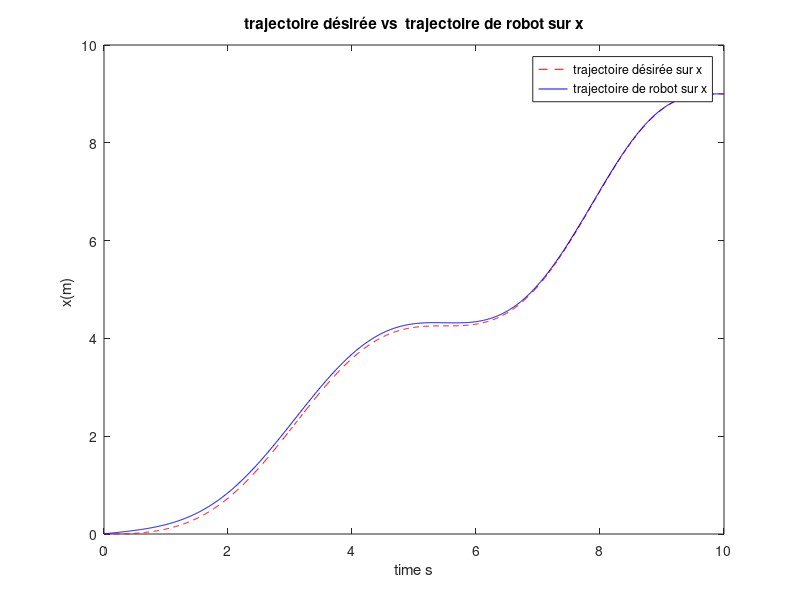
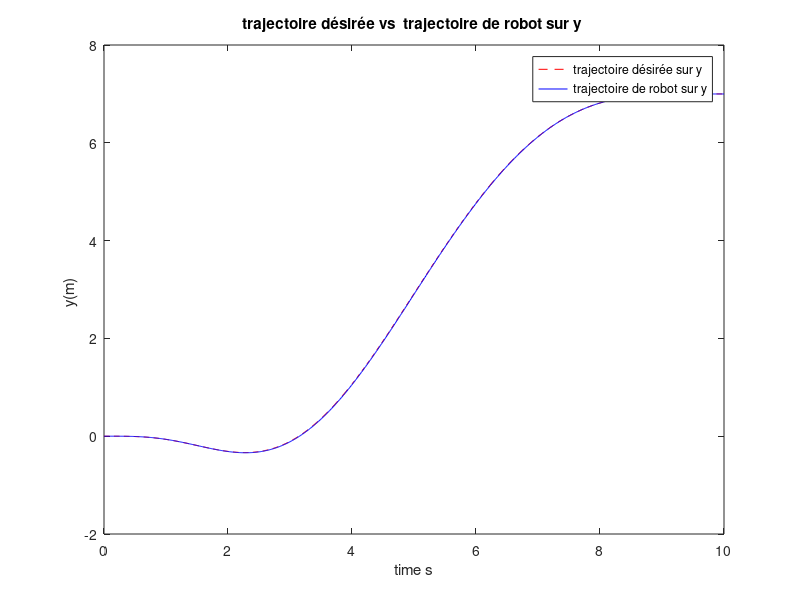
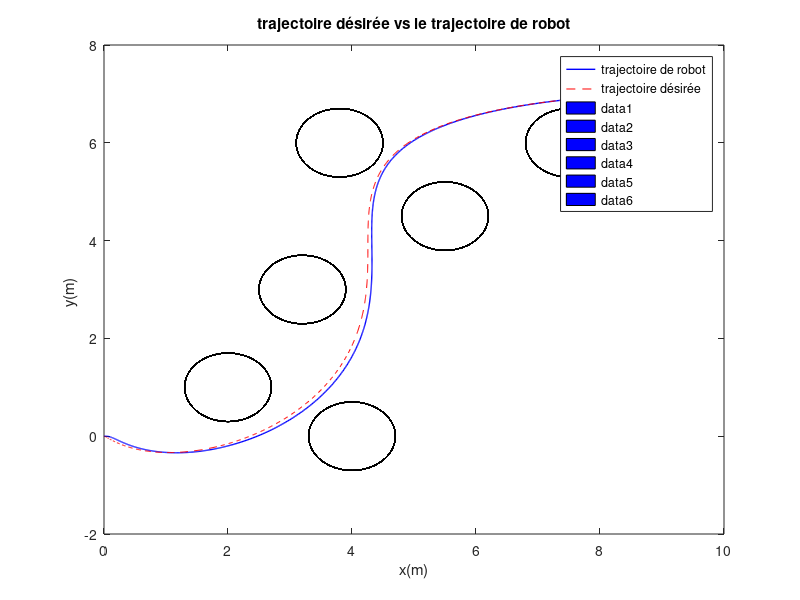
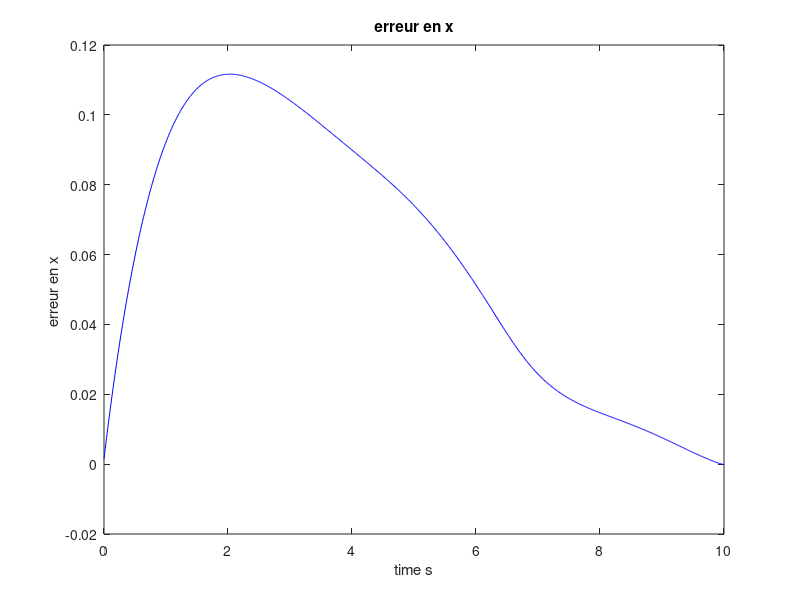

Write MATLAB code to recreate these figures, in order.
clear all
close all
clc
xi=0;xf=5;yi=0;yf=0.01;x=0;y=0;v=0.15;T=10;l=0.1;omega=0;
nu=1;h=0.01;theta=pi/2;phi=0;k1=0.25;k2=1;
t=0:0.01:20;

g=9.81 
x=0;y=0;z=0;T=10;u1p=0;xp=0;yp=0;zp=0;thetap=0;phip=0,u1=g*0.425;u2=0;u3=0;Iy=0.002985236;Ix=0.002237568;m=0.425;
Te=0.01;theta=0;phi=0;k11=0;k12=0;k21=0;k22=0;k23=0;k24=0;k31=0;k32=0;k33=0;k34=0;tf=10;

t=0:Te:T;

Px0=0 ; Px1=0 ; Px2=0 ; Px3=1 ; Px4= 0 ; Px5=11.6532 ; Px6= 7.0979 ; Px7=-6.3543 ; Px8= 8.0 ; Px9= 9 ; Px10= 9.0000 ; Px11= 9.0000 ; 
Py0=0; Py1=0; Py2=0; Py3=0; Py4=-5; Py5=5.2719; Py6=2.5352; Py7=7.2342; Py8=7; Py9=7; Py10=7; Py11= 7;

       
xd=(1-(t/tf)).^11*Px0+11*(t/tf).*(1-(t/tf)).^10*Px1+55*(t/tf).^2.*(1-(t/tf)).^9*Px2+165*(t/tf).^3.*(1-(t/tf)).^8*Px3+330*(t/tf).^4.*(1-(t/tf)).^7*Px4+...
    462*(t/tf).^5.*(1-(t/tf)).^6*Px5+462*(t/tf).^6.*(1-(t/tf)).^5*Px6+330*(t/tf).^7.*(1-(t/tf)).^4*Px7+...
    165*(t/tf).^8.*(1-(t/tf)).^3*Px8+55*(t/tf).^9.*(1-(t/tf)).^2*Px9+11*(t/tf).^10.*(1-(t/tf))*Px10+(t/tf).^11*Px11;

xdp=(11*Px11*t.^10)./tf.^11-(11*Px10*t.^10)./tf.^11-(11*Px0*(t/tf - 1).^10)./tf + (11*Px1*(t/tf - 1).^10)./tf +(110*Px1*t.*(t./tf-1).^9)./tf.^2 -...
 (110*Px2*t.*(t./tf - 1).^9)./tf.^2 +(110*Px9*t.^9.*(t./tf - 1))./tf.^10 - (110*Px10*t.^9.*(t./tf - 1))./tf.^10 - (495*Px2*t.^2.*(t./tf - 1).^8)./tf.^3 +...
 (495*Px3*t.^2.*(t./tf - 1).^8)./tf.^3 +(1320*Px3*t.^3.*(t./tf-1).^7)./tf.^4 - (1320*Px4*t.^3.*(t./tf - 1).^7)./tf.^4 -...
 (2310*Px4*t.^4.*(t./tf - 1).^6)./tf.^5 + (2310*Px5*t.^4.*(t./tf - 1).^6)./tf.^5 +(2772*Px5*t.^5.*(t./tf - 1).^5)./tf.^6 - ...
(2772*Px6*t.^5.*(t./tf - 1).^5)./tf.^6 - (2310*Px6*t.^6.*(t./tf -1).^4)./tf.^7 + (2310*Px7*t.^6.*(t./tf - 1).^4)./tf.^7 +...
(1320*Px7*t.^7.*(t./tf -1).^3)./tf.^8 - (1320*Px8*t.^7.*(t./tf - 1).^3)./tf.^8 -(495*Px8*t.^8.*(t./tf - 1).^2)./tf.^9 +(495*Px9*t.^8.*(t./tf -1).^2)./tf.^9;

xdpp=(110*Px9*t.^9)./tf.^11 - (220*Px10*t.^9)./tf.^11 + (110*Px11*t.^9)./tf.^11 - (110*Px0*(t./tf - 1).^9)/tf.^2 + ...
(220*Px1*(t./tf - 1).^9)/tf.^2 - (110*Px2*(t./tf - 1).^9)/tf.^2 + (990*Px1*t.*(t./tf - 1).^8)/tf.^3 - (1980*Px2*t.*(t./tf - 1).^8)/tf.^3 + ...
(990*Px3*t.*(t./tf - 1).^8)./tf.^3 - (990*Px8*t.^8.*(t./tf - 1))./tf.^10 + (1980*Px9*t.^8.*(t./tf - 1))./tf.^10 - (990*Px10*t.^8.*(t./tf - 1))./tf.^10- ...
(3960*Px2*t.^2.*(t./tf - 1).^7)./tf.^4 + (7920*Px3*t.^2.*(t./tf - 1).^7)./tf.^4 + (9240*Px3*t.^3.*(t./tf - 1).^6)./tf.^5 - ...
(3960*Px4*t.^2.*(t./tf - 1).^7)./tf.^4 -(18480*Px4*t.^3.*(t./tf - 1).^6)./tf.^5 - (13860*Px4*t.^4.*(t./tf -1).^5)./tf.^6 + ...
(9240*Px5*t.^3.*(t./tf - 1).^6)./tf.^5 + (27720*Px5*t.^4.*(t./tf - 1).^5)./tf.^6 +(13860*Px5*t.^5.*(t./tf - 1).^4)./tf.^7 -...
(13860*Px6*t.^4.*(t./tf - 1).^5)./tf.^6 -(27720*Px6*t.^5.*(t./tf - 1).^4)./tf.^7 - (9240*Px6*t.^6.*(t./tf - 1).^3)./tf.^8 +...
(13860*Px7*t.^5.*(t./tf - 1).^4)./tf.^7 +(18480*Px7*t.^6.*(t./tf - 1).^3)./tf.^8 + (3960*Px7*t.^7.*(t./tf - 1).^2)./tf.^9 -...
(9240*Px8*t.^6.*(t./tf - 1).^3)./tf.^8 -(7920*Px8*t.^7.*(t./tf - 1).^2)./tf.^9 +(3960*Px9*t.^7.*(t./tf - 1).^2)./tf.^9;


    

yd=(1-(t/tf)).^11*Py0+11*(t/tf).*(1-(t/tf)).^10*Py1+55*(t/tf).^2.*(1-(t/tf)).^9*Py2+165*(t/tf).^3.*(1-(t/tf)).^8*Py3+330*(t/tf).^4.*(1-(t/tf)).^7*Py4+...
    462*(t/tf).^5.*(1-(t/tf)).^6*Py5+462*(t/tf).^6.*(1-(t/tf)).^5*Py6+330*(t/tf).^7.*(1-(t/tf)).^4*Py7+...
    165*(t/tf).^8.*(1-(t/tf)).^3*Py8+55*(t/tf).^9.*(1-(t/tf)).^2*Py9+11*(t/tf).^10.*(1-(t/tf))*Py10+(t/tf).^11*Py11;

ydp=(11*Py11*t.^10)./tf.^11-(11*Py10*t.^10)./tf.^11-(11*Py0*(t/tf - 1).^10)./tf +(11*Py1*(t/tf - 1).^10)./tf +(110*Py1*t.*(t./tf-1).^9)./tf.^2 -...
 (110*Py2*t.*(t./tf - 1).^9)./tf.^2 +(110*Py9*t.^9.*(t./tf - 1))./tf.^10 - (110*Py10*t.^9.*(t./tf - 1))./tf.^10 - (495*Py2*t.^2.*(t./tf - 1).^8)./tf.^3 +...
 (495*Py3*t.^2.*(t./tf - 1).^8)./tf.^3 +(1320*Py3*t.^3.*(t./tf-1).^7)./tf.^4 - (1320*Py4*t.^3.*(t./tf - 1).^7)./tf.^4 -...
 (2310*Py4*t.^4.*(t./tf - 1).^6)./tf.^5 + (2310*Py5*t.^4.*(t./tf - 1).^6)./tf.^5 +(2772*Py5*t.^5.*(t./tf - 1).^5)./tf.^6 - ...
(2772*Py6*t.^5.*(t./tf - 1).^5)./tf.^6 - (2310*Py6*t.^6.*(t./tf -1).^4)./tf.^7 + (2310*Py7*t.^6.*(t./tf - 1).^4)./tf.^7 +...
(1320*Py7*t.^7.*(t./tf -1).^3)./tf.^8 - (1320*Py8*t.^7.*(t./tf - 1).^3)./tf.^8 -(495*Py8*t.^8.*(t./tf - 1).^2)./tf.^9 +(495*Py9*t.^8.*(t./tf -1).^2)./tf.^9;

ydpp=(110*Py9*t.^9)./tf.^11 - (220*Py10*t.^9)./tf.^11 + (110*Py11*t.^9)./tf.^11 - (110*Py0*(t./tf - 1).^9)/tf.^2 + ...
(220*Py1*(t./tf - 1).^9)/tf.^2 - (110*Py2*(t./tf - 1).^9)/tf.^2 + (990*Py1*t.*(t./tf - 1).^8)/tf.^3 - (1980*Py2*t.*(t./tf - 1).^8)/tf.^3 + ...
(990*Py3*t.*(t./tf - 1).^8)./tf.^3 - (990*Py8*t.^8.*(t./tf - 1))./tf.^10 + (1980*Py9*t.^8.*(t./tf - 1))./tf.^10 - (990*Py10*t.^8.*(t./tf - 1))./tf.^10- ...
(3960*Py2*t.^2.*(t./tf - 1).^7)./tf.^4 + (7920*Py3*t.^2.*(t./tf - 1).^7)./tf.^4 + (9240*Py3*t.^3.*(t./tf - 1).^6)./tf.^5 - ...
(3960*Py4*t.^2.*(t./tf - 1).^7)./tf.^4 -(18480*Py4*t.^3.*(t./tf - 1).^6)./tf.^5 - (13860*Py4*t.^4.*(t./tf -1).^5)./tf.^6 + ...
(9240*Py5*t.^3.*(t./tf - 1).^6)./tf.^5 + (27720*Py5*t.^4.*(t./tf - 1).^5)./tf.^6 +(13860*Py5*t.^5.*(t./tf - 1).^4)./tf.^7 -...
(13860*Py6*t.^4.*(t./tf - 1).^5)./tf.^6 -(27720*Py6*t.^5.*(t./tf - 1).^4)./tf.^7 - (9240*Py6*t.^6.*(t./tf - 1).^3)./tf.^8 +...
(13860*Py7*t.^5.*(t./tf - 1).^4)./tf.^7 +(18480*Py7*t.^6.*(t./tf - 1).^3)./tf.^8 + (3960*Py7*t.^7.*(t./tf - 1).^2)./tf.^9 -...
(9240*Py8*t.^6.*(t./tf - 1).^3)./tf.^8 -(7920*Py8*t.^7.*(t./tf - 1).^2)./tf.^9 +(3960*Py9*t.^7.*(t./tf - 1).^2)./tf.^9;
%sigma=t/T;
%sigmap=1/T+0*t;
%sigmapp=0*t;
%%%%%%%%%%% le modèle cinématique  %%%%%%%%%%
perturbation =0
for w=1:T*(1/Te)+1
%     if w<3000
%         a(w)=0;
%     elseif w<5000
%         a(w)=.1;
%     else
%         a(w)=0;
% %     end
 
 
x=x+h*(v*cos(theta));%%iu dois avoir x et y et theta apartir de la capture
y=y+h*(v*sin(theta));
theta=theta+h*omega;
 
erreur1x=(x-xd(w))
erreur2x=(v*cos(theta)-xdp(w));
erreur1y=(y-yd(w));
erreur2y=(v*sin(theta)-ydp(w)); 
 

% sdx(k)=u*cos(theta);
% sdy(k)=u*sin(theta);
 
   %%%%%%%%la commande%%%%%%%%%%%%
nu1=xdpp(w)-k2*erreur2x-k1*erreur1x+perturbation ;
nu2=ydpp(w)-k2*erreur2y-k1*erreur1y+perturbation ;
 
 
v=v+h*(cos(theta)*nu1+sin(theta)*nu2);
 
 
%v=nu*sigmap(w);
if v==0
    omega=0;
else
omega=(cos(theta)*nu2-sin(theta)*nu1)/v;
end
 
sx(w)=x;
sy(w)=y;
sv(w)=(v);
somega(w)=omega;
stheta(w)=theta;
errorx(w)=erreur1x; 
errory(w)=erreur1y; 
end;

figure(1)
plot(t,xd,'--r');
hold
plot(t,sx,'b');
xlabel('time s')
ylabel('x(m) ')
title(' trajectoire désirée vs  trajectoire de robot sur x ');
legend('trajectoire désirée sur x', 'trajectoire de robot sur x');


figure(2)
plot(t,yd,'--r');
hold
plot(t,sy,'b');
xlabel('time s')
ylabel('y(m) ')
title('trajectoire désirée vs  trajectoire de robot sur y ');
legend('trajectoire désirée sur y', 'trajectoire de robot sur y');

figure(3);
plot(sx,sy,'b', 'LineWidth', 1);
hold
plot(xd,yd,'--r');
xlabel('x(m)')
ylabel('y(m) ')
title(' trajectoire désirée vs le trajectoire de robot ');
legend('trajectoire de robot', 'trajectoire désirée');

A = meshgrid(linspace(0, 2*pi,150), linspace(0, 2*pi,150)) ;
Z1 = meshgrid(linspace(0, 3, 150), linspace(0, 3, 150))';
 
X1 = 2+0.7 .* cos(A);
Y1 =1+0.7 .* sin(A);
X2 = 4+0.7 .* cos(A);
Y2 = 0+0.7 .* sin(A);
X3 = 3.2+0.7 .* cos(A);
Y3 = 3+0.7 .* sin(A);
X4 = 5.5+0.7 .* cos(A);
Y4 = 4.5+0.7 .* sin(A);
X5 = 3.8+0.7 .* cos(A);
Y5 = 6+0.7 .* sin(A);
X6 = 7.5+0.7 .* cos(A);
Y6 = 6+0.7 .* sin(A);
surf(X1, Y1, Z1,'facecol','blue','edgecol','Black');
surf(X2, Y2, Z1,'facecol','blue','edgecol','Black');
surf(X3, Y3, Z1,'facecol','blue','edgecol','Black');
surf(X4, Y4, Z1,'facecol','blue','edgecol','Black');
surf(X5, Y5, Z1,'facecol','blue','edgecol','Black');
surf(X6, Y6, Z1,'facecol','blue','edgecol','Black');

figure(4)
plot(t,errorx,'b');
xlabel('time s')
ylabel('erreur en x ')
title('erreur en x');


figure(5);
plot(t,errory,'b');
xlabel('time s')
ylabel('erreur en y ')
title('erreur en Y');


figure(6)
plot(t,sv,'b')
title('vitesse linéaire de robot');
ylabel(' vitesse linéaire de robot')
xlabel('time s')



figure (7)
plot((sx-xi)/(xf-xi),(sy-yi)/(yf-yi))
hold
plot((xd-xi)/(xf-xi),(yd-yi)/(yf-yi),'r')

 


